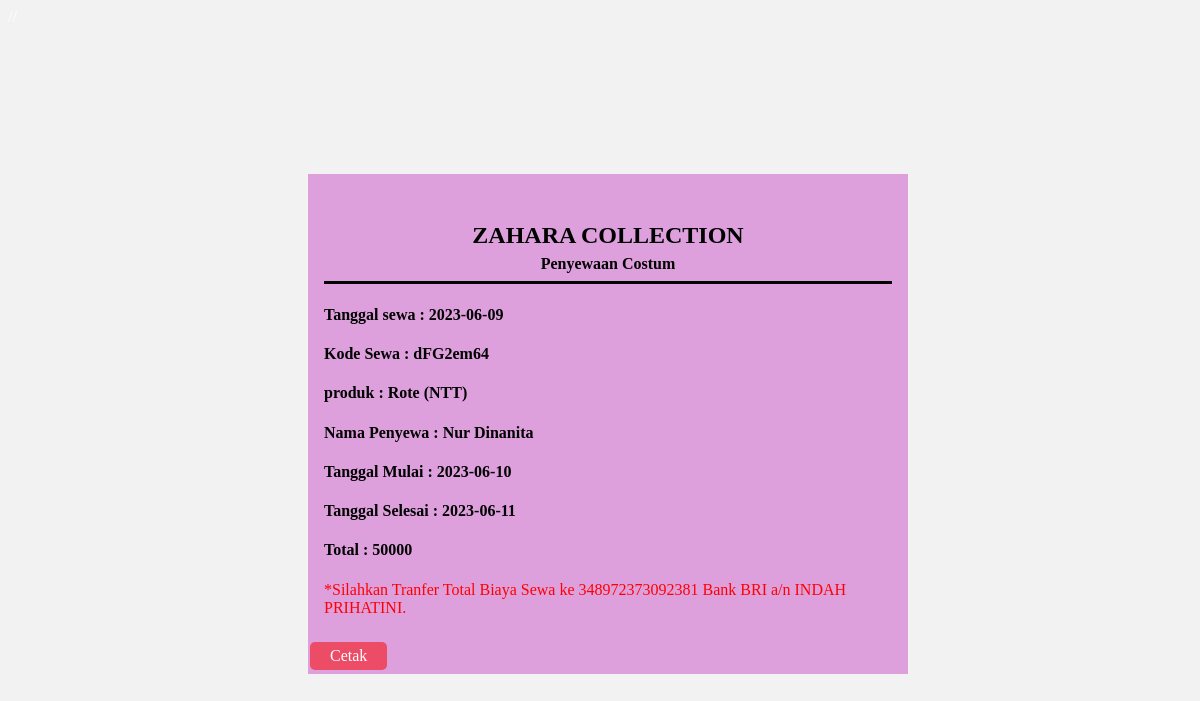
/status.php?id=10, run on the app's committed database.
### tables this page shows
CREATE TABLE `sewa` (
  `id_sewa` int(11) NOT NULL,
  `id_produk` int(11) NOT NULL,
  `nama` varchar(100) NOT NULL,
  `alamat` text NOT NULL,
  `telephone` varchar(100) NOT NULL,
  `kode_sewa` varchar(100) NOT NULL,
  `ktp` varchar(100) NOT NULL,
  `tgl_sewa` date NOT NULL,
  `tgl_mulai` date NOT NULL,
  `tgl_selesai` date NOT NULL,
  `durasi` varchar(50) NOT NULL,
  `sub_total` int(11) NOT NULL,
  `status_sewa` varchar(50) NOT NULL,
  `status_pembayaran` varchar(50) NOT NULL
);

CREATE TABLE `produk` (
  `id_produk` int(11) NOT NULL,
  `id_kategori` int(11) NOT NULL,
  `nama_produk` varchar(100) NOT NULL,
  `ukuran` enum('S','M','L','XL') NOT NULL,
  `harga` varchar(100) NOT NULL,
  `status` varchar(100) NOT NULL,
  `image` varchar(100) NOT NULL
);

### status.php (the view, shortened to what this page needs)
<!DOCTYPE html>
<html>
<head>
</head>
<body>
  <?php
  include 'koneksi.php';
    $id_sewa = $_GET['id'];
    $sql = mysqli_query($koneksi, "SELECT * From sewa Inner Join produk ON sewa.id_produk = produk.id_produk Where id_sewa = '$id_sewa' ");
    $tampil = mysqli_fetch_assoc($sql);
   ?>
   <div class="container">
    <article class="card">
      <a href="#" class="card__link">
          <div class="card__header">
              <center>
            <h1 class="card__header-title">ZAHARA COLLECTION</h1>
            <h4 class="card__header-title"> Penyewaan Costum</h4>
            </center>
            <hr size="3px" color="black">
            <h4>Tanggal sewa  : <?php echo $tampil['tgl_sewa']; ?></h4>
            <h4>Kode Sewa  : <?php echo $tampil['kode_sewa']; ?></h4>
            <h4>produk : <?php echo $tampil['nama_produk']; ?></h4>
            <h4>Nama Penyewa : <?php echo $tampil['nama']; ?></h4>
            <h4>Tanggal Mulai : <?php echo $tampil['tgl_mulai']; ?></h4>
            <h4>Tanggal Selesai : <?php echo $tampil['tgl_selesai']; ?></h4>
            <h4>Total : <?php echo $tampil['sub_total']; ?></h4>
            <span style="color: red;">*Silahkan Tranfer Total Biaya Sewa ke 348972373092381 Bank BRI a/n INDAH PRIHATINI.</span>
            <a class="button-print" href="proses_cetak.php?id=<?php echo $tampil['id_sewa']; ?>">Cetak</a>
          </div>
      </a>
    </article>
   </div>
</body>
</html>

### status.php (style rules this page uses)
html { background-color:#f2f2f2; color: white; }
h4 { color: black; }
.container { position: absolute; width: 100%; height: 100%; display: flex; justify-content: center; align-items: center; }
.card__link { display: block; padding: 1em; text-decoration: none; }
.card__header { position: relative; }
.card__header-title { margin: 0 0 .25em; color: black; }
.button-print { background-color: #ED4C67; border:none; color: white; padding: 5px 20px; text-align: center; text-decoration: none; display: inline-block; font-size: 16px; margin: 4px 2px; cursor: pointer; border-radius: 5px; }

### data on the page
sewa: tgl_sewa "2023-06-09", kode_sewa "dFG2em64", id_produk.nama_produk "Rote (NTT)", nama "Nur Dinanita", tgl_mulai "2023-06-10", tgl_selesai "2023-06-11", sub_total "50000"
